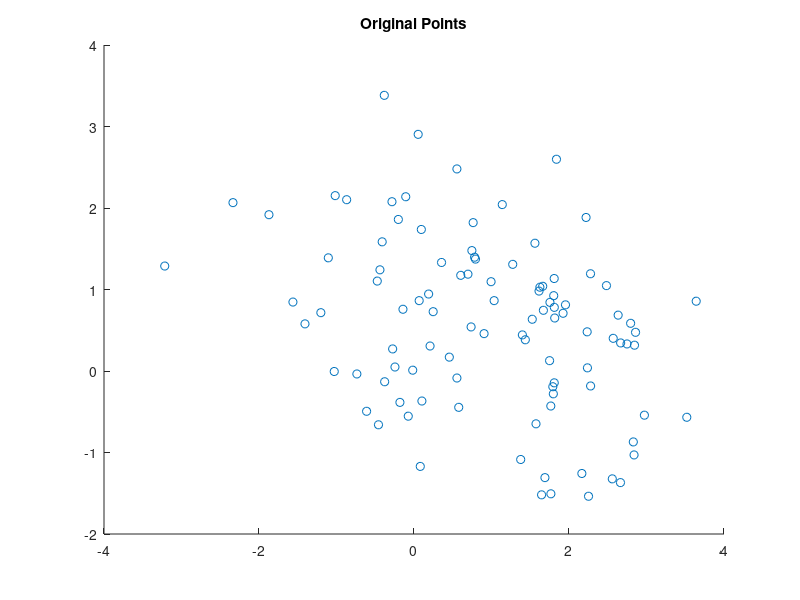

Here is the MATLAB script that generated this plot: (Note: this script raises an error after producing the figure.)
% Example on k-means clustering algorithm

clc; % Clear the work space
clear; % Clear all previously stored data

% Initialize the data sample
A = zeros(100,2); 

% Initialize for columns X and Y
for i = 1:50
    A(i,1) = random('Normal', 0, 1);
    A(i,2) = random('Normal', 1, 1);
end

% Initialize for columns Z and W
for i = 51:100
	A(i,1) = random('Normal', 2, 1);
    A(i,2) = random('Normal', 0, 1); 
end

% Plot the points
figure;
scatter(A(:,1),A(:,2));
title 'Original Points';

% Run k-means clusting on data set A when k = 2
clusters = K_MEANS_CLUSTERING(A,2);

figure;
plot(A(clusters==1,1),A(clusters==1,2),'r.','MarkerSize',12);
hold on
plot(A(clusters==2,1),A(clusters==2,2),'b.','MarkerSize',12);
title 'Clustered Points when k = 2';

% Run k-means clusting on data set A when k = 3
clusters = K_MEANS_CLUSTERING(A,3);

figure;
plot(A(clusters==1,1),A(clusters==1,2),'r.','MarkerSize',12);
hold on
plot(A(clusters==2,1),A(clusters==2,2),'b.','MarkerSize',12);
hold on
plot(A(clusters==3,1),A(clusters==3,2),'g.','MarkerSize',12);
title 'Clustered Points when k = 3';

% Run k-means clusting on data set A when k = 4
clusters = K_MEANS_CLUSTERING(A,4);

figure;
plot(A(clusters==1,1),A(clusters==1,2),'r.','MarkerSize',12);
hold on
plot(A(clusters==2,1),A(clusters==2,2),'b.','MarkerSize',12);
hold on
plot(A(clusters==3,1),A(clusters==3,2),'g.','MarkerSize',12);
hold on
plot(A(clusters==4,1),A(clusters==4,2),'c.','MarkerSize',12);
title 'Clustered Points when k = 4';

% Run k-means clusting on data set A when k = 5
clusters = K_MEANS_CLUSTERING(A,5);

figure;
plot(A(clusters==1,1),A(clusters==1,2),'r.','MarkerSize',12);
hold on
plot(A(clusters==2,1),A(clusters==2,2),'b.','MarkerSize',12);
hold on
plot(A(clusters==3,1),A(clusters==3,2),'g.','MarkerSize',12);
hold on
plot(A(clusters==4,1),A(clusters==4,2),'c.','MarkerSize',12);
hold on
plot(A(clusters==5,1),A(clusters==5,2),'black.','MarkerSize',12);
title 'Clustered Points when k = 5';